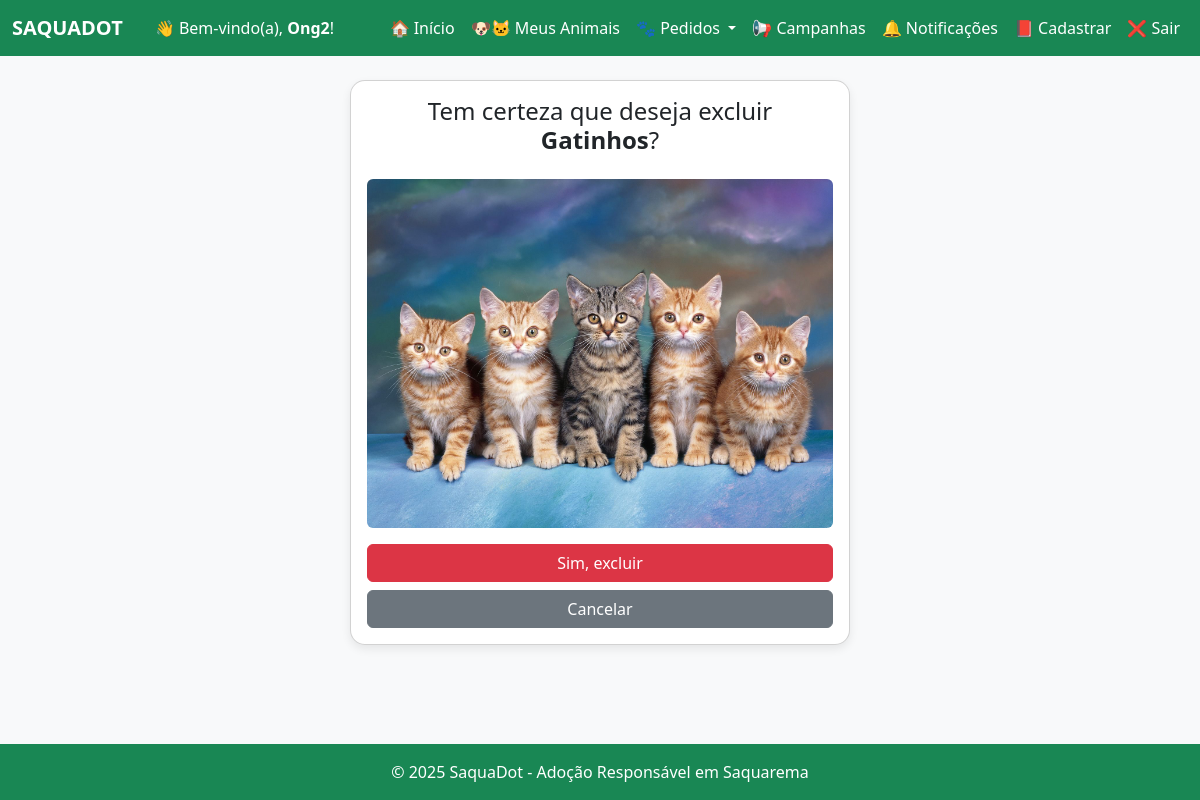
Page /animal/excluir/33/ (signed in) on the committed database.
### core/models.py (models this page shows, shortened)
class Animal(models.Model):
    nome = models.CharField(max_length=100)
    especie = models.CharField(max_length=50, choices=[('Cachorro', 'Cachorro'), ('Gato', 'Gato')])
    idade = models.IntegerField()
    descricao = models.TextField()
    foto = models.ImageField(upload_to='animais/')
    adotado = models.BooleanField(default=False)
    cuidador = models.ForeignKey(User, on_delete=models.CASCADE, related_name='animais')
    contato = models.CharField(
    max_length=100,
    blank=True,
    null=True,
    help_text="Telefone ou WhatsApp para contato"
)

### core/views.py (the view)
# urls.py: path('animal/excluir/<int:id>/', views.excluir_animal, name='excluir_animal'),
@login_required
def excluir_animal(request, id):
    animal = get_object_or_404(Animal, id=id, cuidador=request.user)
    if request.method == 'POST':
        animal.delete()
        messages.success(request, 'Animal excluído com sucesso! 🗑️')
        return redirect('meus_animais')
    return render(request, 'core/confirmar_exclusao.html', {'animal': animal})

### core/context_processors.py (called while the page is built)
def contagem_pedidos(request):
    if request.user.is_authenticated:
        pendentes = Adocao.objects.filter(animal__cuidador=request.user, aprovado=False).count()
        return {'pedidos_pendentes': pendentes}
    return {}

def contagem_notificacoes(request):
    if request.user.is_authenticated:
        nao_lidas = Notificacao.objects.filter(usuario=request.user, lida=False).count()
        return {'notificacoes_nao_lidas': nao_lidas}
    return {}

### core/templates/core/confirmar_exclusao.html (shortened to what this page needs)
{% extends 'core/base.html' %}
{% block content %}
<div class="card mx-auto" style="max-width: 500px;">
  <div class="card-body text-center">
    <h4>Tem certeza que deseja excluir <strong>{{ animal.nome }}</strong>?</h4>
    <img src="{{ animal.foto.url }}" class="img-fluid rounded my-3" alt="{{ animal.nome }}">
    <form method="post">
      <button type="submit" class="btn btn-danger w-100">Sim, excluir</button>
      <a href="{% url 'meus_animais' %}" class="btn btn-secondary w-100 mt-2">Cancelar</a>
    </form>
  </div>
</div>
{% endblock %}

### core/templates/core/base.html (shortened to what this page needs)
<!DOCTYPE html>
<html lang="pt-br">
<head>
  <link href="https://cdn.jsdelivr.net/npm/bootstrap@5.3.0/dist/css/bootstrap.min.css" rel="stylesheet">
</head>
<body>
  <nav class="navbar navbar-expand-lg" style="background-color: #198754;">
    <div class="container-fluid">
      <a class="navbar-brand text-white fw-bold" href="/">SAQUADOT</a>
      {% if user.is_authenticated %}
        <span class="navbar-text text-white ms-3">
          👋 Bem-vindo(a), <strong>{{ user.first_name|default:user.username }}</strong>!
        </span>
      {% endif %}
      <div class="collapse navbar-collapse justify-content-end" id="navbarNav">
        <ul class="navbar-nav">
          {% if user.is_authenticated %}
            <li class="nav-item"><a class="nav-link text-white" href="/">🏠 Início</a></li>
            <li class="nav-item"><a class="nav-link text-white" href="/meus-animais/">🐶🐱 Meus Animais</a></li>
            <li class="nav-item dropdown">
              <a class="nav-link dropdown-toggle text-white" href="#" id="navbarDropdown" role="button" data-bs-toggle="dropdown">
                🐾 Pedidos
              </a>
            </li>
            <li class="nav-item"><a class="nav-link text-white" href="/campanhas/">📢 Campanhas</a></li>
            <li class="nav-item">
              <a class="nav-link text-white position-relative" href="/notificacoes/">
                🔔 Notificações
              </a>
            </li>
            <li class="nav-item"><a class="nav-link text-white" href="/animal/cadastrar/">📕 Cadastrar</a></li>
            <li class="nav-item"><a class="nav-link text-white" href="/logout/">❌ Sair</a></li>
          {% else %}
            <li class="nav-item"><a class="nav-link text-white" href="/login/">Entrar</a></li>
            <li class="nav-item"><a class="nav-link text-white" href="/register/">Cadastrar</a></li>
          {% endif %}
        </ul>
      </div>
    </div>
  </nav>
  <div class="toast-container position-fixed bottom-0 end-0 p-3" style="z-index: 1100;">
  </div>
  <div class="container mt-4">
    {% block content %}{% endblock %}
  </div>
  <footer class="bg-success text-white text-center py-3 mt-auto">
    © 2025 SaquaDot - Adoção Responsável em Saquarema
  </footer>
</body>
</html>

### core/templates/core/base.html (style rules this page uses)
body { background-color: #f8f9fa; }
nav { background-color: #198754; }
nav a, .navbar-brand { color: white !important; }
footer { background-color: #198754; color: white; text-align: center; padding: 15px; margin-top: 30px; }
html, body { height: 100%; }
body { display: flex; flex-direction: column; }
footer { margin-top: auto; }
.card { position: relative; border-radius: 15px; background-color: #ffffff; box-shadow: 0 4px 10px rgba(0, 0, 0, 0.08); transition: transform 0.3s ease, box-shadow 0.3s ease; overflow: hidden; }

### rows in the picture
Animal: nome "Gatinhos", foto (picture)

### other values in the picture
{{ user.first_name|default:user.username }} "Ong2"
